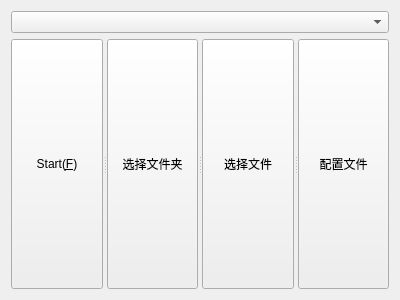
<?xml version="1.0" encoding="UTF-8"?>
<ui version="4.0">
 <class>Form</class>
 <widget class="QWidget" name="Form">
  <property name="geometry">
   <rect>
    <x>0</x>
    <y>0</y>
    <width>400</width>
    <height>300</height>
   </rect>
  </property>
  <property name="windowTitle">
   <string>Form</string>
  </property>
  <layout class="QGridLayout" name="gridLayout">
   <item row="0" column="0">
    <widget class="QComboBox" name="comboBox"/>
   </item>
   <item row="1" column="0">
    <widget class="QSplitter" name="splitter">
     <property name="orientation">
      <enum>Qt::Horizontal</enum>
     </property>
     <widget class="QPushButton" name="startButton">
      <property name="text">
       <string>Start(&amp;F)</string>
      </property>
     </widget>
     <widget class="QPushButton" name="selectDirButton">
      <property name="text">
       <string>选择文件夹</string>
      </property>
     </widget>
     <widget class="QPushButton" name="selectFileButton">
      <property name="text">
       <string>选择文件</string>
      </property>
     </widget>
     <widget class="QPushButton" name="configButton">
      <property name="text">
       <string>配置文件</string>
      </property>
     </widget>
    </widget>
   </item>
  </layout>
 </widget>
 <resources/>
 <connections/>
</ui>
